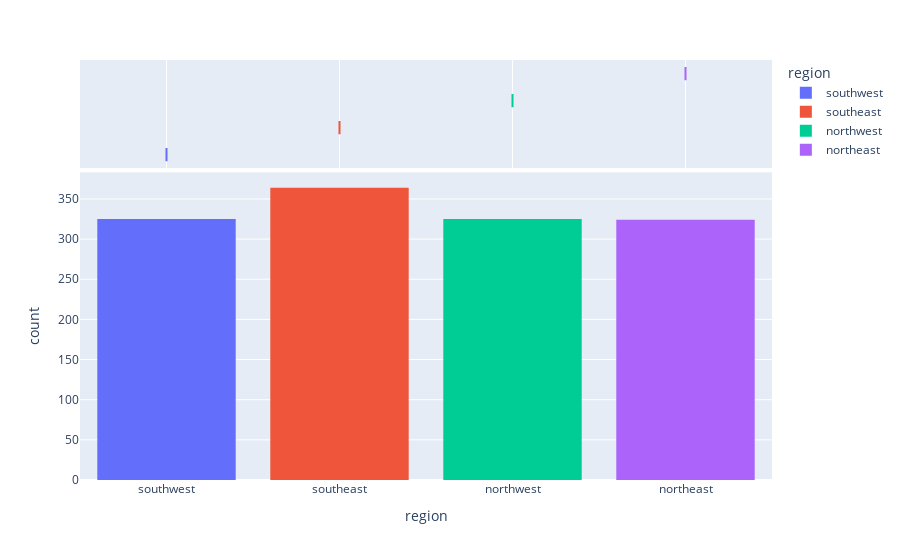

Here is the notebook cell this chart was saved with:
### Code cell
fig = px.histogram(medical_df,x='region',marginal='box',color='region')
fig.show()

### Figure 1 — Plotly figure (JSON) as saved in the notebook; plotly's stock layout.template omitted (floating-point values rounded to 4 significant figures; data arrays with more than 128 entries replaced by an {"elided": "..."} marker saying what was removed)
{"data": [{"alignmentgroup": "True", "bingroup": "x", "hovertemplate": "region=%{x}<br>count=%{y}<extra></extra>", "legendgroup": "southwest", "marker": {"color": "#636efa", "pattern": {"shape": ""}}, "name": "southwest", "offsetgroup": "southwest", "orientation": "v", "showlegend": true, "type": "histogram", "x": {"elided": "325 str values"}, "xaxis": "x", "yaxis": "y"}, {"alignmentgroup": "True", "hovertemplate": "region=%{x}<extra></extra>", "legendgroup": "southwest", "marker": {"color": "#636efa"}, "name": "southwest", "notched": true, "offsetgroup": "southwest", "showlegend": false, "type": "box", "x": {"elided": "325 str values"}, "xaxis": "x2", "yaxis": "y2"}, {"alignmentgroup": "True", "bingroup": "x", "hovertemplate": "region=%{x}<br>count=%{y}<extra></extra>", "legendgroup": "southeast", "marker": {"color": "#EF553B", "pattern": {"shape": ""}}, "name": "southeast", "offsetgroup": "southeast", "orientation": "v", "showlegend": true, "type": "histogram", "x": {"elided": "364 str values"}, "xaxis": "x", "yaxis": "y"}, {"alignmentgroup": "True", "hovertemplate": "region=%{x}<extra></extra>", "legendgroup": "southeast", "marker": {"color": "#EF553B"}, "name": "southeast", "notched": true, "offsetgroup": "southeast", "showlegend": false, "type": "box", "x": {"elided": "364 str values"}, "xaxis": "x2", "yaxis": "y2"}, {"alignmentgroup": "True", "bingroup": "x", "hovertemplate": "region=%{x}<br>count=%{y}<extra></extra>", "legendgroup": "northwest", "marker": {"color": "#00cc96", "pattern": {"shape": ""}}, "name": "northwest", "offsetgroup": "northwest", "orientation": "v", "showlegend": true, "type": "histogram", "x": {"elided": "325 str values"}, "xaxis": "x", "yaxis": "y"}, {"alignmentgroup": "True", "hovertemplate": "region=%{x}<extra></extra>", "legendgroup": "northwest", "marker": {"color": "#00cc96"}, "name": "northwest", "notched": true, "offsetgroup": "northwest", "showlegend": false, "type": "box", "x": {"elided": "325 str values"}, "xaxis": "x2", "yaxis": "y2"}, {"alignmentgroup": "True", "bingroup": "x", "hovertemplate": "region=%{x}<br>count=%{y}<extra></extra>", "legendgroup": "northeast", "marker": {"color": "#ab63fa", "pattern": {"shape": ""}}, "name": "northeast", "offsetgroup": "northeast", "orientation": "v", "showlegend": true, "type": "histogram", "x": {"elided": "324 str values"}, "xaxis": "x", "yaxis": "y"}, {"alignmentgroup": "True", "hovertemplate": "region=%{x}<extra></extra>", "legendgroup": "northeast", "marker": {"color": "#ab63fa"}, "name": "northeast", "notched": true, "offsetgroup": "northeast", "showlegend": false, "type": "box", "x": {"elided": "324 str values"}, "xaxis": "x2", "yaxis": "y2"}], "layout": {"barmode": "relative", "legend": {"title": {"text": "region"}, "tracegroupgap": 0}, "margin": {"t": 60}, "xaxis": {"anchor": "y", "categoryarray": ["southwest", "southeast", "northwest", "northeast"], "categoryorder": "array", "domain": [0, 1], "title": {"text": "region"}}, "xaxis2": {"anchor": "y2", "domain": [0, 1], "matches": "x", "showgrid": true, "showticklabels": false}, "yaxis": {"anchor": "x", "domain": [0, 0.7326], "title": {"text": "count"}}, "yaxis2": {"anchor": "x2", "domain": [0.7426, 1], "matches": "y2", "showgrid": false, "showline": false, "showticklabels": false, "ticks": ""}}}
